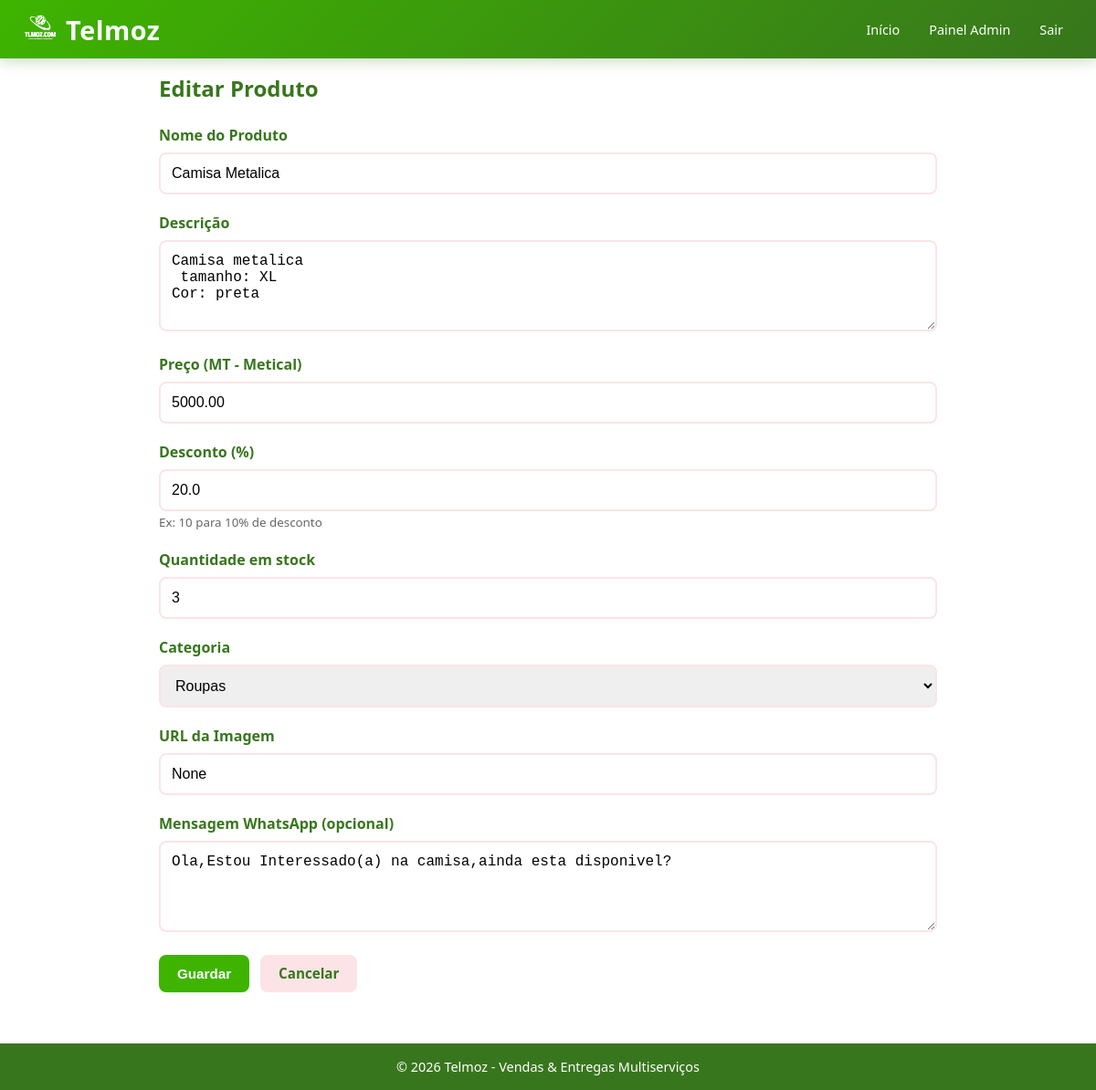
Screenshot of /admin/produto/1/editar (signed in) with the database file from the repository.
### models.py (models this page shows, shortened)
class Product(db.Model):
    __tablename__ = 'products'
    id = db.Column(db.Integer, primary_key=True)
    name = db.Column(db.String(200), nullable=False)
    description = db.Column(db.Text)
    price = db.Column(db.Float, nullable=False)
    discount_percent = db.Column(db.Float, default=0.0, nullable=False)  # Desconto em percentagem (0-100)
    quantity = db.Column(db.Integer, default=0, nullable=False)  # Quantidade em stock
    image_url = db.Column(db.String(500))
    category_id = db.Column(db.Integer, db.ForeignKey('categories.id'), nullable=False)
    whatsapp_message = db.Column(db.String(500))  # Mensagem personalizada para WhatsApp

### app.py (the view, shortened to what this page needs)
@app.route('/admin/produto/<int:id>/editar', methods=['GET', 'POST'])
@login_required
def edit_product(id):
    product = Product.query.get_or_404(id)
    categories = Category.query.all()
    return render_template('admin/product_form.html', product=product, categories=categories)

### app.py (called while the page is built)
@login_manager.user_loader
def load_user(user_id):
    return Admin.query.get(int(user_id))

@app.context_processor
def inject_year():
    return {
        'current_year': datetime.now().year,
        'whatsapp_number': WHATSAPP_NUMBER.replace('+', '').replace(' ', '')
    }

### templates/admin/product_form.html (shortened to what this page needs)
{% extends "base.html" %}
{% block content %}
<div class="container admin-page">
    <h1>{{ 'Editar' if product else 'Adicionar' }} Produto</h1>
    <form method="POST">
        <div class="form-group">
            <label for="name">Nome do Produto</label>
            <input type="text" id="name" name="name"
                   value="{{ product.name if product else '' }}"
                   required placeholder="Nome do produto">
        </div>
        <div class="form-group">
            <label for="description">Descrição</label>
            <textarea id="description" name="description" placeholder="Descrição do produto">{{ product.description if product else '' }}</textarea>
        </div>
        <div class="form-group">
            <label for="price">Preço (MT - Metical)</label>
            <input type="number" id="price" name="price" step="0.01" min="0"
                   value="{{ "%.2f"|format(product.price) if product else '' }}"
                   required placeholder="0.00">
        </div>
        <div class="form-group">
            <label for="discount_percent">Desconto (%)</label>
            <input type="number" id="discount_percent" name="discount_percent" step="0.1" min="0" max="100"
                   value="{{ "%.1f"|format(product.discount_percent) if product and product.discount_percent else '0' }}"
                   placeholder="0">
            <small style="color: var(--text-muted);">Ex: 10 para 10% de desconto</small>
        </div>
        <div class="form-group">
            <label for="quantity">Quantidade em stock</label>
            <input type="number" id="quantity" name="quantity" min="0"
                   value="{{ product.quantity if product else 0 }}"
                   placeholder="0">
        </div>
        <div class="form-group">
            <label for="category_id">Categoria</label>
            <select id="category_id" name="category_id" required>
                {% for cat in categories %}
                <option value="{{ cat.id }}" {{ 'selected' if product and product.category_id == cat.id else '' }}>
                    {{ cat.name }}
                </option>
                {% endfor %}
            </select>
        </div>
        <div class="form-group">
            <label for="image_url">URL da Imagem</label>
            <input type="url" id="image_url" name="image_url"
                   value="{{ product.image_url if product else '' }}"
                   placeholder="https://exemplo.com/imagem.jpg">
        </div>
        <div class="form-group">
            <label for="whatsapp_message">Mensagem WhatsApp (opcional)</label>
            <textarea id="whatsapp_message" name="whatsapp_message" placeholder="Mensagem personalizada enviada ao clicar em Comprar">{{ product.whatsapp_message if product else '' }}</textarea>
        </div>
        <div class="admin-actions">
            <button type="submit" class="btn btn-primary">Guardar</button>
            <a href="{{ url_for('admin_dashboard') }}" class="btn btn-secondary">Cancelar</a>
        </div>
    </form>
</div>
{% endblock %}

### static/css/style.css (style rules this page uses)
:root { --white: #ffffff; --green: #3EB400; --green-dark: #38761D; --green-light: #7ED957; --green-soft: #A8E4A0; --pink: #FF007F; --pink-fuchsia: #E7008A; --pink-baby: #fce4e6; --pink-baby-light: #fdf2f4; --pink-gradient: linear-gradient(90deg, var(--green-light) 0%, var(--pink-baby-light) 100%); --text-dark: #333333; --text-muted: #666666; }
* { margin: 0; padding: 0; box-sizing: border-box; }
html { scroll-behavior: smooth; }
body { font-family: 'Segoe UI', Tahoma, Geneva, Verdana, sans-serif; background: var(--white); color: var(--text-dark); min-height: 100vh; display: flex; flex-direction: column; -webkit-tap-highlight-color: transparent; }
.container { max-width: 1200px; margin: 0 auto; padding: 0 1rem; }
.admin-page { max-width: 900px; margin: 0 auto; }
.admin-page h1 { color: var(--green-dark); margin-bottom: 1.5rem; font-size: 1.5rem; }
.admin-actions { display: flex; gap: 0.75rem; margin-bottom: 1.5rem; flex-wrap: wrap; }
.btn { padding: 0.65rem 1.25rem; border-radius: 8px; text-decoration: none; font-weight: 600; display: inline-block; transition: all 0.3s; border: none; cursor: pointer; font-size: 0.95rem; }
.btn-primary { background: var(--green); color: var(--white); }
.btn-secondary { background: var(--pink-baby); color: var(--green-dark); }
.form-group { margin-bottom: 1.25rem; }
.form-group label { display: block; margin-bottom: 0.5rem; font-weight: 600; color: var(--green-dark); }
.form-group input, .form-group textarea, .form-group select { width: 100%; padding: 0.75rem; border: 2px solid var(--pink-baby); border-radius: 8px; font-size: 1rem; }
.form-group textarea { min-height: 100px; resize: vertical; }
@media (min-width: 768px) { .container { padding: 0 1.5rem; } }

### rows the page displays
Product: name "Camisa Metalica", description "Camisa metalica tamanho: XL Cor: preta", price "5000.00", discount_percent "20.0", quantity "3", image_url "None", whatsapp_message "Ola,Estou Interessado(a) na camisa,ainda esta disponivel?"

### other values shown
{{ 'Editar' if product else 'Adicionar' }} "Editar"
form field category_id "Roupas"
